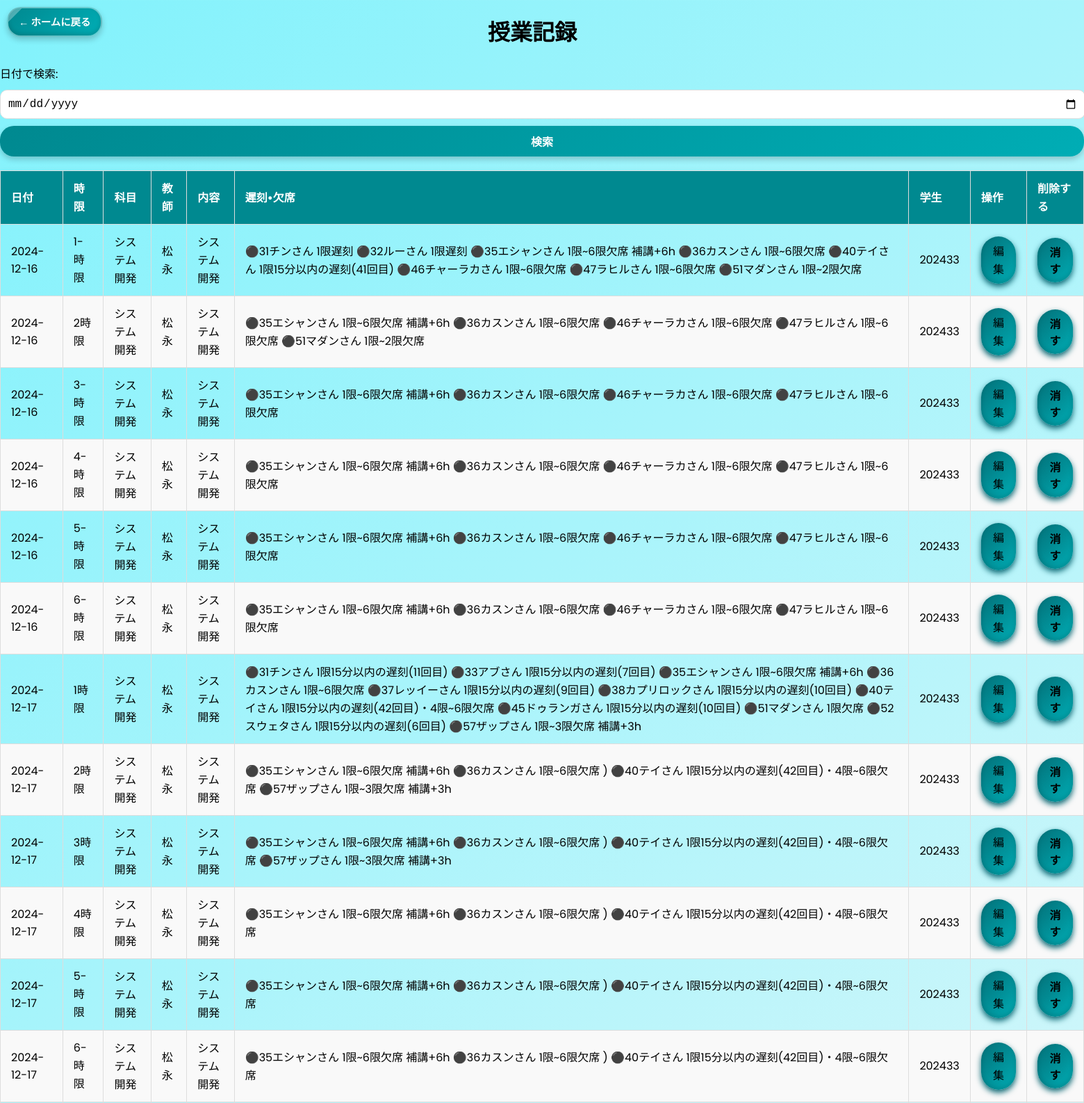
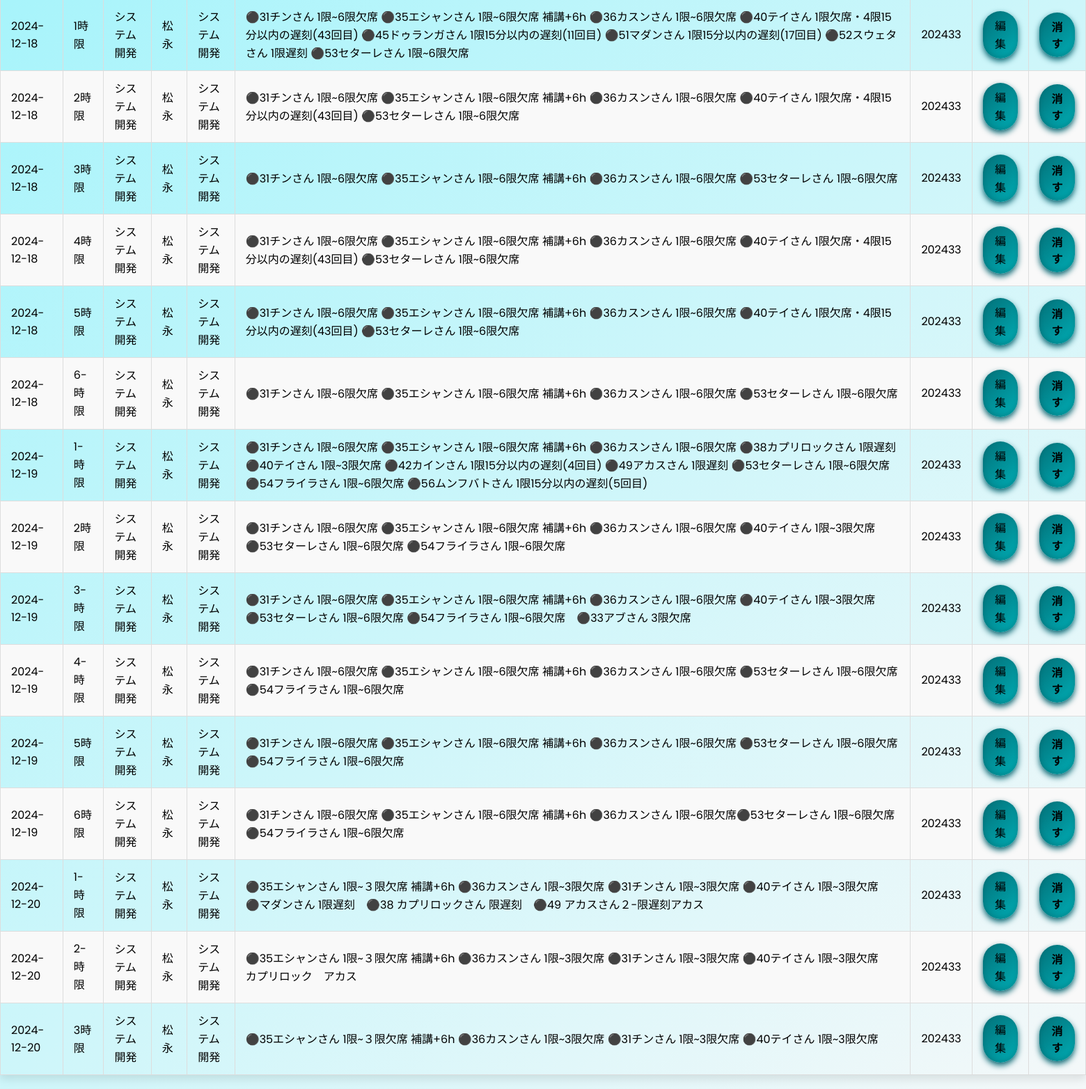
The app's page /view_class_logs (signed in) with its own data (2 pictures, top to bottom).
### models.py (models this page shows)
class ClassLog(db.Model):
    id = db.Column(db.Integer, primary_key=True)
    date = db.Column(db.Date, nullable=False)
    period = db.Column(db.String(20), nullable=False)
    subject = db.Column(db.String(100), nullable=False)
    teacher = db.Column(db.String(100), nullable=False)
    content = db.Column(db.Text, nullable=False)
    attendance = db.Column(db.String(255), nullable=True)
    user_id = db.Column(db.Integer, db.ForeignKey('user.id'), nullable=False)

class User(db.Model, UserMixin):
    id = db.Column(db.Integer, primary_key=True)
    username = db.Column(db.String(80), unique=True, nullable=False)
    password = db.Column(db.String(200), nullable=False)
    role = db.Column(db.String(10), nullable=False)  # admin yoki student
    logs = db.relationship('DailyLog', backref='user', lazy=True)

### app.py (the view)
@app.route('/view_class_logs', methods=['GET'])
@login_required
def view_class_logs():
    search_date = request.args.get('search_date')  # Sana qidiruvi
    query = ClassLog.query  # Asosiy so‘rov
    if search_date:
        try:
            search_date_obj = datetime.strptime(search_date, '%Y-%m-%d').date()
            query = query.filter(ClassLog.date == search_date_obj)  # To‘g‘ridan-to‘g‘ri qiyoslash
        except ValueError:
            return "日付の形式が正しくありません！", 400
    if current_user.role == "admin":
        logs = query.all()  # Admin uchun barcha yozuvlar
    else:
        logs = query.all()  # Talabalar uchun ham barcha yozuvlar (barchasini ko‘rsatish)
    enriched_logs = []
    for log in logs:
        user = User.query.get(log.user_id)
        enriched_logs.append({
            'log': log,
            'username': user.username if user else 'エラー：不明な問題が発生しました。',
            'attendance': log.attendance  # Davomat ma'lumoti
        })
    return render_template('view_class_logs.html', logs=enriched_logs)

### app.py (called while the page is built)
@login_manager.user_loader
def load_user(user_id):
    return User.query.get(int(user_id))

### templates/view_class_logs.html (shortened to what this page needs)
<!DOCTYPE html>
<html lang="ja">
<head>
    <link rel="stylesheet" href="{{ url_for('static', filename='styles.css') }}?v=2">
</head>
<body>
    <a href="{{ url_for('dashboard') }}" class="back-to-home">← ホームに戻る</a>
    <h1 class="a-----2">授業記録</h1>
    <form method="GET" action="{{ url_for('view_class_logs') }}">
        <label for="search_date">日付で検索:</label>
        <input type="date" id="search_date" name="search_date">
        <button type="submit">検索</button>
    </form>
    <table border="1">
        <thead>
            <tr>
                <th>日付</th>
                <th>時限</th>
                <th>科目</th>
                <th>教師</th>
                <th>内容</th>
                <th>遲刻•欠席</th>
                <th>学生</th>
                <th>操作</th>
                <th>削除する</th>
            </tr>
        </thead>
        <tbody>
            {% for entry in logs %}
            <tr>
                <td>{{ entry['log'].date }}</td>
                <td>{{ entry['log'].period }}</td>
                <td>{{ entry['log'].subject }}</td>
                <td>{{ entry['log'].teacher }}</td>
                <td>{{ entry['log'].content }}</td>
                <td>{{ entry['attendance'] }}</td>
                <td>{{ entry['username'] }}</td>
                <td>
                    <a href="{{ url_for('edit_class_log', log_id=entry['log'].id) }}" class="j">編集</a>
                </td>
                <td>
                    <form action="{{ url_for('delete_class_log', log_id=entry.log.id) }}" method="POST" onsubmit="return confirm('この記録を削除しますか?');">
                        {% if current_user.id == entry.log.user_id or current_user.role == "admin" %}
                        <button type="submit" class="j">消す</button>
                        {% endif %}
                    </form>
                </td>
            </tr>
            {% endfor %}
        </tbody>
    </table>
</body>
</html>

### static/styles.css (style rules this page uses)
body { margin: 0; padding: 0; font-family: 'Poppins', sans-serif; background: linear-gradient(135deg, #81f2fc, #f4f8f9); color: #000000; display: flex; flex-direction: column; min-height: 100vh; overflow-x: hidden; }
form input[type="text"], form input[type="password"], form input[type="date"], form select, form textarea { width: calc(100% - 20px); padding: 10px; margin: 10px 0; border: 1px solid #ddd; border-radius: 10px; font-size: 1rem; transition: all 0.3s; }
button { width: 100%; padding: 12px 0; border: none; background: linear-gradient(135deg, #008990, #00adb5); color: white; font-size: 1rem; font-weight: bold; border-radius: 10px; cursor: pointer; box-shadow: 0 4px 8px rgba(0, 0, 0, 0.2); transition: background 0.3s, transform 0.3s; }
button, input[type="submit"] { background: linear-gradient(135deg, #008990, #00adb5); color: white; padding: 10px 20px; border: none; border-radius: 20px; font-weight: bold; cursor: pointer; transition: all 0.3s ease-in-out; }
table { width: 100%; border-collapse: collapse; margin: 20px 0; box-shadow: 0 6px 12px rgba(0, 0, 0, 0.1); }
table thead { background: #008990; color: white; }
table th, table td { text-align: left; padding: 12px 15px; border: 1px solid #ddd; }
table tbody tr:nth-child(even) { background: #f9f9f9; }
.back-to-home { display: inline-block; font-family: 'Poppins', sans-serif; font-size: 0.9rem; font-weight: bold; color: white; text-decoration: none; padding: 8px 15px; background: linear-gradient(135deg, #008990, #00adb5); border: 2px solid rgba(255, 255, 255, 0.4); border-radius: 20px; box-shadow: 0 4px 8px rgba(0, 0, 0, 0.2), inset 0 -3px 6px rgba(0, 0, 0, 0.15); position: absolute; top: 10px; left: 10px; transition: all 0.3s ease-in-out; overflow: hidden; text-align: center; z-index: 1000; }
.back-to-home::before { content: ''; position: absolute; top: 0; left: -100%; width: 100%; height: 100%; background: rgba(255, 255, 255, 0.3); transform: skewX(-45deg); transition: all 0.5s ease-in-out; z-index: 1; }
.a-----2 { left: 45%; position: relative; }
.j { color: rgb(0, 0, 0); text-decoration: none; padding: 8px 15px; border-radius: 50px; box-shadow: 0 4px 8px rgb(7, 101, 113), inset 0 -3px 6px rgba(0, 0, 0, 0.15); transition: all 0.3s ease-in-out; background: linear-gradient(135deg, #037078, #00adb5); max-width: 120px; display: block; text-align: center; }

### records on screen
ClassLog: log "2024-12-16", log.period "1-時限", log.subject "システム開発", log.teacher "松永", log.content "システム開発", attendance "⚫31チンさん 1限遅刻 ⚫32ルーさん 1限遅刻 ⚫35エシャンさん 1限~6限欠席 補講+6h ⚫36カスンさん 1限~6限欠席 ⚫40テイさん 1限15分以内の遅刻(41回目) ⚫46チャーラカさん 1限~6限欠席 ⚫47ラヒルさん 1限~6限欠席 ⚫51マダンさん 1限~2限欠席"
User: username "202433" "202433" "202433" "202433" "202433" "202433" "202433" "202433" "202433" "202433" "202433" "202433" "202433" "202433" "202433" "202433" "202433" "202433" "202433" "202433" "202433" "202433" "202433" "202433" "202433" "202433" "202433"
ClassLog: log "2024-12-16", log.period "2時限", log.subject "システム開発", log.teacher "松永", log.content "システム開発", attendance "⚫35エシャンさん 1限~6限欠席 補講+6h ⚫36カスンさん 1限~6限欠席 ⚫46チャーラカさん 1限~6限欠席 ⚫47ラヒルさん 1限~6限欠席 ⚫51マダンさん 1限~2限欠席"
ClassLog: log "2024-12-16", log.period "3-時限", log.subject "システム開発", log.teacher "松永", log.content "システム開発", attendance "⚫35エシャンさん 1限~6限欠席 補講+6h ⚫36カスンさん 1限~6限欠席 ⚫46チャーラカさん 1限~6限欠席 ⚫47ラヒルさん 1限~6限欠席"
ClassLog: log "2024-12-16", log.period "4-時限", log.subject "システム開発", log.teacher "松永", log.content "システム開発", attendance "⚫35エシャンさん 1限~6限欠席 補講+6h ⚫36カスンさん 1限~6限欠席 ⚫46チャーラカさん 1限~6限欠席 ⚫47ラヒルさん 1限~6限欠席"
ClassLog: log "2024-12-16", log.period "5-時限", log.subject "システム開発", log.teacher "松永", log.content "システム開発", attendance "⚫35エシャンさん 1限~6限欠席 補講+6h ⚫36カスンさん 1限~6限欠席 ⚫46チャーラカさん 1限~6限欠席 ⚫47ラヒルさん 1限~6限欠席"
ClassLog: log "2024-12-16", log.period "6-時限", log.subject "システム開発", log.teacher "松永", log.content "システム開発", attendance "⚫35エシャンさん 1限~6限欠席 補講+6h ⚫36カスンさん 1限~6限欠席 ⚫46チャーラカさん 1限~6限欠席 ⚫47ラヒルさん 1限~6限欠席"
ClassLog: log "2024-12-17", log.period "1時限", log.subject "システム開発", log.teacher "松永", log.content "システム開発", attendance "⚫31チンさん 1限15分以内の遅刻(11回目) ⚫33アブさん 1限15分以内の遅刻(7回目) ⚫35エシャンさん 1限~6限欠席 補講+6h ⚫36カスンさん 1限~6限欠席 ⚫37レッイーさん 1限15分以内の遅刻(9回目) ⚫38カプリロックさん 1限15分以内の遅刻(10回目) ⚫40テイさん 1限15分以内の遅刻(42回目)・4限~6限欠席 ⚫45ドゥランガさん 1限15分以内の遅刻(10回目) ⚫51マダンさん 1限欠席 ⚫52スウェタさん 1限15分以内の遅刻(6回目) ⚫57ザップさん 1限~3限欠席 補講+3h"
ClassLog: log "2024-12-17", log.period "2時限", log.subject "システム開発", log.teacher "松永", log.content "システム開発", attendance "⚫35エシャンさん 1限~6限欠席 補講+6h ⚫36カスンさん 1限~6限欠席 ) ⚫40テイさん 1限15分以内の遅刻(42回目)・4限~6限欠席 ⚫57ザップさん 1限~3限欠席 補講+3h"
ClassLog: log "2024-12-17", log.period "3時限", log.subject "システム開発", log.teacher "松永", log.content "システム開発", attendance "⚫35エシャンさん 1限~6限欠席 補講+6h ⚫36カスンさん 1限~6限欠席 ) ⚫40テイさん 1限15分以内の遅刻(42回目)・4限~6限欠席 ⚫57ザップさん 1限~3限欠席 補講+3h"
ClassLog: log "2024-12-17", log.period "4時限", log.subject "システム開発", log.teacher "松永", log.content "システム開発", attendance "⚫35エシャンさん 1限~6限欠席 補講+6h ⚫36カスンさん 1限~6限欠席 ) ⚫40テイさん 1限15分以内の遅刻(42回目)・4限~6限欠席"
ClassLog: log "2024-12-17", log.period "5-時限", log.subject "システム開発", log.teacher "松永", log.content "システム開発", attendance "⚫35エシャンさん 1限~6限欠席 補講+6h ⚫36カスンさん 1限~6限欠席 ) ⚫40テイさん 1限15分以内の遅刻(42回目)・4限~6限欠席"
ClassLog: log "2024-12-17", log.period "6-時限", log.subject "システム開発", log.teacher "松永", log.content "システム開発", attendance "⚫35エシャンさん 1限~6限欠席 補講+6h ⚫36カスンさん 1限~6限欠席 ) ⚫40テイさん 1限15分以内の遅刻(42回目)・4限~6限欠席"
ClassLog: log "2024-12-18", log.period "1時限", log.subject "システム開発", log.teacher "松永", log.content "システム開発", attendance "⚫31チンさん 1限~6限欠席 ⚫35エシャンさん 1限~6限欠席 補講+6h ⚫36カスンさん 1限~6限欠席 ⚫40テイさん 1限欠席・4限15分以内の遅刻(43回目) ⚫45ドゥランガさん 1限15分以内の遅刻(11回目) ⚫51マダンさん 1限15分以内の遅刻(17回目) ⚫52スウェタさん 1限遅刻 ⚫53セターレさん 1限~6限欠席"
ClassLog: log "2024-12-18", log.period "2時限", log.subject "システム開発", log.teacher "松永", log.content "システム開発", attendance "⚫31チンさん 1限~6限欠席 ⚫35エシャンさん 1限~6限欠席 補講+6h ⚫36カスンさん 1限~6限欠席 ⚫40テイさん 1限欠席・4限15分以内の遅刻(43回目) ⚫53セターレさん 1限~6限欠席"
ClassLog: log "2024-12-18", log.period "3時限", log.subject "システム開発", log.teacher "松永", log.content "システム開発", attendance "⚫31チンさん 1限~6限欠席 ⚫35エシャンさん 1限~6限欠席 補講+6h ⚫36カスンさん 1限~6限欠席 ⚫53セターレさん 1限~6限欠席"
ClassLog: log "2024-12-18", log.period "4時限", log.subject "システム開発", log.teacher "松永", log.content "システム開発", attendance "⚫31チンさん 1限~6限欠席 ⚫35エシャンさん 1限~6限欠席 補講+6h ⚫36カスンさん 1限~6限欠席 ⚫40テイさん 1限欠席・4限15分以内の遅刻(43回目) ⚫53セターレさん 1限~6限欠席"
ClassLog: log "2024-12-18", log.period "5時限", log.subject "システム開発", log.teacher "松永", log.content "システム開発", attendance "⚫31チンさん 1限~6限欠席 ⚫35エシャンさん 1限~6限欠席 補講+6h ⚫36カスンさん 1限~6限欠席 ⚫40テイさん 1限欠席・4限15分以内の遅刻(43回目) ⚫53セターレさん 1限~6限欠席"
ClassLog: log "2024-12-18", log.period "6-時限", log.subject "システム開発", log.teacher "松永", log.content "システム開発", attendance "⚫31チンさん 1限~6限欠席 ⚫35エシャンさん 1限~6限欠席 補講+6h ⚫36カスンさん 1限~6限欠席 ⚫53セターレさん 1限~6限欠席"
ClassLog: log "2024-12-19", log.period "1-時限", log.subject "システム開発", log.teacher "松永", log.content "システム開発", attendance "⚫31チンさん 1限~6限欠席 ⚫35エシャンさん 1限~6限欠席 補講+6h ⚫36カスンさん 1限~6限欠席 ⚫38カプリロックさん 1限遅刻 ⚫40テイさん 1限~3限欠席 ⚫42カインさん 1限15分以内の遅刻(4回目) ⚫49アカスさん 1限遅刻 ⚫53セターレさん 1限~6限欠席 ⚫54フライラさん 1限~6限欠席 ⚫56ムンフバトさん 1限15分以内の遅刻(5回目)"
ClassLog: log "2024-12-19", log.period "2時限", log.subject "システム開発", log.teacher "松永", log.content "システム開発", attendance "⚫31チンさん 1限~6限欠席 ⚫35エシャンさん 1限~6限欠席 補講+6h ⚫36カスンさん 1限~6限欠席 ⚫40テイさん 1限~3限欠席 ⚫53セターレさん 1限~6限欠席 ⚫54フライラさん 1限~6限欠席"
ClassLog: log "2024-12-19", log.period "3-時限", log.subject "システム開発", log.teacher "松永", log.content "システム開発", attendance "⚫31チンさん 1限~6限欠席 ⚫35エシャンさん 1限~6限欠席 補講+6h ⚫36カスンさん 1限~6限欠席 ⚫40テイさん 1限~3限欠席 ⚫53セターレさん 1限~6限欠席 ⚫54フライラさん 1限~6限欠席 ⚫33アブさん 3限欠席"
ClassLog: log "2024-12-19", log.period "4-時限", log.subject "システム開発", log.teacher "松永", log.content "システム開発", attendance "⚫31チンさん 1限~6限欠席 ⚫35エシャンさん 1限~6限欠席 補講+6h ⚫36カスンさん 1限~6限欠席 ⚫53セターレさん 1限~6限欠席 ⚫54フライラさん 1限~6限欠席"
ClassLog: log "2024-12-19", log.period "5時限", log.subject "システム開発", log.teacher "松永", log.content "システム開発", attendance "⚫31チンさん 1限~6限欠席 ⚫35エシャンさん 1限~6限欠席 補講+6h ⚫36カスンさん 1限~6限欠席 ⚫53セターレさん 1限~6限欠席 ⚫54フライラさん 1限~6限欠席"
ClassLog: log "2024-12-19", log.period "6時限", log.subject "システム開発", log.teacher "松永", log.content "システム開発", attendance "⚫31チンさん 1限~6限欠席 ⚫35エシャンさん 1限~6限欠席 補講+6h ⚫36カスンさん 1限~6限欠席⚫53セターレさん 1限~6限欠席 ⚫54フライラさん 1限~6限欠席"
ClassLog: log "2024-12-20", log.period "1-時限", log.subject "システム開発", log.teacher "松永", log.content "システム開発", attendance "⚫35エシャンさん 1限~３限欠席 補講+6h ⚫36カスンさん 1限~3限欠席 ⚫31チンさん 1限~3限欠席 ⚫40テイさん 1限~3限欠席 ⚫マダンさん 1限遅刻 ⚫38 カプリロックさん 限遅刻 ⚫49 アカスさん２-限遅刻アカス"
ClassLog: log "2024-12-20", log.period "2-時限", log.subject "システム開発", log.teacher "松永", log.content "システム開発", attendance "⚫35エシャンさん 1限~３限欠席 補講+6h ⚫36カスンさん 1限~3限欠席 ⚫31チンさん 1限~3限欠席 ⚫40テイさん 1限~3限欠席 カプリロック アカス"
ClassLog: log "2024-12-20", log.period "3時限", log.subject "システム開発", log.teacher "松永", log.content "システム開発", attendance "⚫35エシャンさん 1限~３限欠席 補講+6h ⚫36カスンさん 1限~3限欠席 ⚫31チンさん 1限~3限欠席 ⚫40テイさん 1限~3限欠席"
